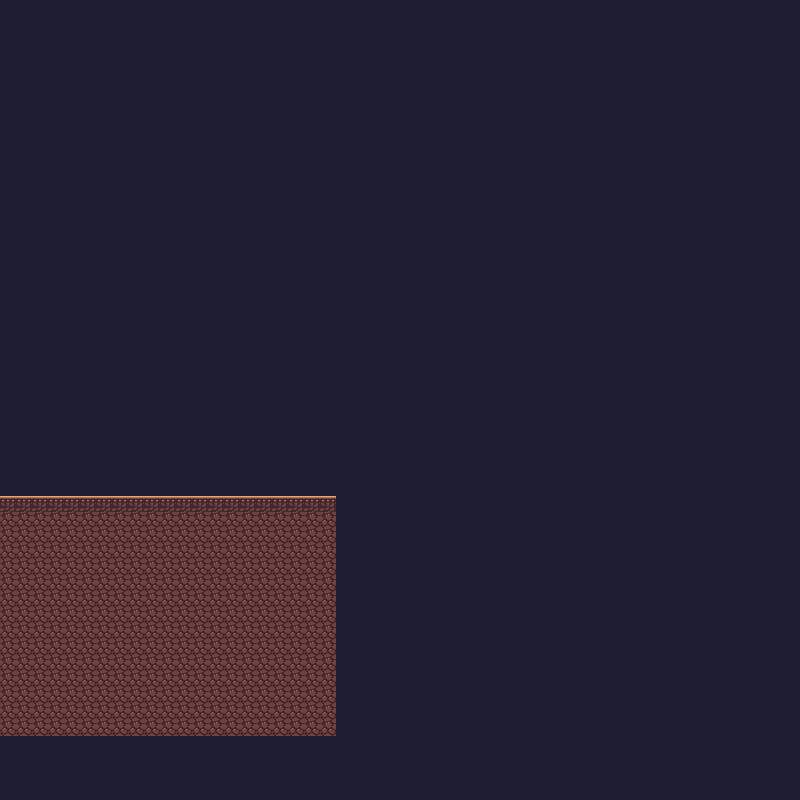

This game map was drawn from its Tiled (.tmx) file and the tilesets committed beside it. A one-line description and the full map source follow:
An orthogonal 50x50 tile map with 16x16 px tiles, 1 tile layer (Map) and 10 objects.

<map version="1.10" tiledversion="1.11.2" orientation="orthogonal" renderorder="right-down" width="50" height="50" tilewidth="16" tileheight="16" infinite="0" nextlayerid="7" nextobjectid="22">
 <tileset firstgid="1" source="testtileset.tsx" />
 <layer id="1" name="Map" width="50" height="50">
  <data encoding="csv">
8,8,8,8,8,8,8,8,8,8,8,8,8,8,8,8,8,8,8,8,8,8,8,8,8,8,8,8,8,8,8,8,8,8,8,8,8,8,8,8,8,8,8,8,8,8,8,8,8,8,
8,8,8,8,8,8,8,8,8,8,8,8,8,8,8,8,8,8,8,8,8,8,8,8,8,8,8,8,8,8,8,8,8,8,8,8,8,8,8,8,8,8,8,8,8,8,8,8,8,8,
8,8,8,8,8,8,8,8,8,8,8,8,8,8,8,8,8,8,8,8,8,8,8,8,8,8,8,8,8,8,8,8,8,8,8,8,8,8,8,8,8,8,8,8,8,8,8,8,8,8,
8,8,8,8,8,8,8,8,8,8,8,8,8,8,8,8,8,8,8,8,8,8,8,8,8,8,8,8,8,8,8,8,8,8,8,8,8,8,8,8,8,8,8,8,8,8,8,8,8,8,
8,8,8,8,8,8,8,8,8,8,8,8,8,8,8,8,8,8,8,8,8,8,8,8,8,8,8,8,8,8,8,8,8,8,8,8,8,8,8,8,8,8,8,8,8,8,8,8,8,8,
8,8,8,8,8,8,8,8,8,8,8,8,8,8,8,8,8,8,8,8,8,8,8,8,8,8,8,8,8,8,8,8,8,8,8,8,8,8,8,8,8,8,8,8,8,8,8,8,8,8,
8,8,8,8,8,8,8,8,8,8,8,8,8,8,8,8,8,8,8,8,8,8,8,8,8,8,8,8,8,8,8,8,8,8,8,8,8,8,8,8,8,8,8,8,8,8,8,8,8,8,
8,8,8,8,8,8,8,8,8,8,8,8,8,8,8,8,8,8,8,8,8,8,8,8,8,8,8,8,8,8,8,8,8,8,8,8,8,8,8,8,8,8,8,8,8,8,8,8,8,8,
8,8,8,8,8,8,8,8,8,8,8,8,8,8,8,8,8,8,8,8,8,8,8,8,8,8,8,8,8,8,8,8,8,8,8,8,8,8,8,8,8,8,8,8,8,8,8,8,8,8,
8,8,8,8,8,8,8,8,8,8,8,8,8,8,8,8,8,8,8,8,8,8,8,8,8,8,8,8,8,8,8,8,8,8,8,8,8,8,8,8,8,8,8,8,8,8,8,8,8,8,
8,8,8,8,8,8,8,8,8,8,8,8,8,8,8,8,8,8,8,8,8,8,8,8,8,8,8,8,8,8,8,8,8,8,8,8,8,8,8,8,8,8,8,8,8,8,8,8,8,8,
8,8,8,8,8,8,8,8,8,8,8,8,8,8,8,8,8,8,8,8,8,8,8,8,8,8,8,8,8,8,8,8,8,8,8,8,8,8,8,8,8,8,8,8,8,8,8,8,8,8,
8,8,8,8,8,8,8,8,8,8,8,8,8,8,8,8,8,8,8,8,8,8,8,8,8,8,8,8,8,8,8,8,8,8,8,8,8,8,8,8,8,8,8,8,8,8,8,8,8,8,
8,8,8,8,8,8,8,8,8,8,8,8,8,8,8,8,8,8,8,8,8,8,8,8,8,8,8,8,8,8,8,8,8,8,8,8,8,8,8,8,8,8,8,8,8,8,8,8,8,8,
8,8,8,8,8,8,8,8,8,8,8,8,8,8,8,8,8,8,8,8,8,8,8,8,8,8,8,8,8,8,8,8,8,8,8,8,8,8,8,8,8,8,8,8,8,8,8,8,8,8,
8,8,8,8,8,8,8,8,8,8,8,8,8,8,8,8,8,8,8,8,8,8,8,8,8,8,8,8,8,8,8,8,8,8,8,8,8,8,8,8,8,8,8,8,8,8,8,8,8,8,
8,8,8,8,8,8,8,8,8,8,8,8,8,8,8,8,8,8,8,8,8,8,8,8,8,8,8,8,8,8,8,8,8,8,8,8,8,8,8,8,8,8,8,8,8,8,8,8,8,8,
8,8,8,8,8,8,8,8,8,8,8,8,8,8,8,8,8,8,8,8,8,8,8,8,8,8,8,8,8,8,8,8,8,8,8,8,8,8,8,8,8,8,8,8,8,8,8,8,8,8,
8,8,8,8,8,8,8,8,8,8,8,8,8,8,8,8,8,8,8,8,8,8,8,8,8,8,8,8,8,8,8,8,8,8,8,8,8,8,8,8,8,8,8,8,8,8,8,8,8,8,
8,8,8,8,8,8,8,8,8,8,8,8,8,8,8,8,8,8,8,8,8,8,8,8,8,8,8,8,8,8,8,8,8,8,8,8,8,8,8,8,8,8,8,8,8,8,8,8,8,8,
8,8,8,8,8,8,8,8,8,8,8,8,8,8,8,8,8,8,8,8,8,8,8,8,8,8,8,8,8,8,8,8,8,8,8,8,8,8,8,8,8,8,8,8,8,8,8,8,8,8,
8,8,8,8,8,8,8,8,8,8,8,8,8,8,8,8,8,8,8,8,8,8,8,8,8,8,8,8,8,8,8,8,8,8,8,8,8,8,8,8,8,8,8,8,8,8,8,8,8,8,
8,8,8,8,8,8,8,8,8,8,8,8,8,8,8,8,8,8,8,8,8,8,8,8,8,8,8,8,8,8,8,8,8,8,8,8,8,8,8,8,8,8,8,8,8,8,8,8,8,8,
8,8,8,8,8,8,8,8,8,8,8,8,8,8,8,8,8,8,8,8,8,8,8,8,8,8,8,8,8,8,8,8,8,8,8,8,8,8,8,8,8,8,8,8,8,8,8,8,8,8,
8,8,8,8,8,8,8,8,8,8,8,8,8,8,8,8,8,8,8,8,8,8,8,8,8,8,8,8,8,8,8,8,8,8,8,8,8,8,8,8,8,8,8,8,8,8,8,8,8,8,
8,8,8,8,8,8,8,8,8,8,8,8,8,8,8,8,8,8,8,8,8,8,8,8,8,8,8,8,8,8,8,8,8,8,8,8,8,8,8,8,8,8,8,8,8,8,8,8,8,8,
8,8,8,8,8,8,8,8,8,8,8,8,8,8,8,8,8,8,8,8,8,8,8,8,8,8,8,8,8,8,8,8,8,8,8,8,8,8,8,8,8,8,8,8,8,8,8,8,8,8,
8,8,8,8,8,8,8,8,8,8,8,8,8,8,8,8,8,8,8,8,8,8,8,8,8,8,8,8,8,8,8,8,8,8,8,8,8,8,8,8,8,8,8,8,8,8,8,8,8,8,
8,8,8,8,8,8,8,8,8,8,8,8,8,8,8,8,8,8,8,8,8,8,8,8,8,8,8,8,8,8,8,8,8,8,8,8,8,8,8,8,8,8,8,8,8,8,8,8,8,8,
8,8,8,8,8,8,8,8,8,8,8,8,8,8,8,8,8,8,8,8,8,8,8,8,8,8,8,8,8,8,8,8,8,8,8,8,8,8,8,8,8,8,8,8,8,8,8,8,8,8,
8,8,8,8,8,8,8,8,8,8,8,8,8,8,8,8,8,8,8,8,8,8,8,8,8,8,8,8,8,8,8,8,8,8,8,8,8,8,8,8,8,8,8,8,8,8,8,8,8,8,
9,9,9,9,9,9,9,9,9,9,9,9,9,9,9,9,9,9,9,9,9,8,8,8,8,8,8,8,8,8,8,8,8,8,8,8,8,8,8,8,8,8,8,8,8,8,8,8,8,8,
14,14,14,14,14,14,14,14,14,14,14,14,14,14,14,14,14,14,14,14,14,8,8,8,8,8,8,8,8,8,8,8,8,8,8,8,8,8,8,8,8,8,8,8,8,8,8,8,8,8,
14,14,14,14,14,14,14,14,14,14,14,14,14,14,14,14,14,14,14,14,14,8,8,8,8,8,8,8,8,8,8,8,8,8,8,8,8,8,8,8,8,8,8,8,8,8,8,8,8,8,
14,14,14,14,14,14,14,14,14,14,14,14,14,14,14,14,14,14,14,14,14,8,8,8,8,8,8,8,8,8,8,8,8,8,8,8,8,8,8,8,8,8,8,8,8,8,8,8,8,8,
14,14,14,14,14,14,14,14,14,14,14,14,14,14,14,14,14,14,14,14,14,8,8,8,8,8,8,8,8,8,8,8,8,8,8,8,8,8,8,8,8,8,8,8,8,8,8,8,8,8,
14,14,14,14,14,14,14,14,14,14,14,14,14,14,14,14,14,14,14,14,14,8,8,8,8,8,8,8,8,8,8,8,8,8,8,8,8,8,8,8,8,8,8,8,8,8,8,8,8,8,
14,14,14,14,14,14,14,14,14,14,14,14,14,14,14,14,14,14,14,14,14,8,8,8,8,8,8,8,8,8,8,8,8,8,8,8,8,8,8,8,8,8,8,8,8,8,8,8,8,8,
14,14,14,14,14,14,14,14,14,14,14,14,14,14,14,14,14,14,14,14,14,8,8,8,8,8,8,8,8,8,8,8,8,8,8,8,8,8,8,8,8,8,8,8,8,8,8,8,8,8,
14,14,14,14,14,14,14,14,14,14,14,14,14,14,14,14,14,14,14,14,14,8,8,8,8,8,8,8,8,8,8,8,8,8,8,8,8,8,8,8,8,8,8,8,8,8,8,8,8,8,
14,14,14,14,14,14,14,14,14,14,14,14,14,14,14,14,14,14,14,14,14,8,8,8,8,8,8,8,8,8,8,8,8,8,8,8,8,8,8,8,8,8,8,8,8,8,8,8,8,8,
14,14,14,14,14,14,14,14,14,14,14,14,14,14,14,14,14,14,14,14,14,8,8,8,8,8,8,8,8,8,8,8,8,8,8,8,8,8,8,8,8,8,8,8,8,8,8,8,8,8,
14,14,14,14,14,14,14,14,14,14,14,14,14,14,14,14,14,14,14,14,14,8,8,8,8,8,8,8,8,8,8,8,8,8,8,8,8,8,8,8,8,8,8,8,8,8,8,8,8,8,
14,14,14,14,14,14,14,14,14,14,14,14,14,14,14,14,14,14,14,14,14,8,8,8,8,8,8,8,8,8,8,8,8,8,8,8,8,8,8,8,8,8,8,8,8,8,8,8,8,8,
14,14,14,14,14,14,14,14,14,14,14,14,14,14,14,14,14,14,14,14,14,8,8,8,8,8,8,8,8,8,8,8,8,8,8,8,8,8,8,8,8,8,8,8,8,8,8,8,8,8,
14,14,14,14,14,14,14,14,14,14,14,14,14,14,14,14,14,14,14,14,14,4,8,8,8,8,8,8,8,8,8,8,8,8,8,8,8,8,8,8,8,8,8,8,8,8,8,8,8,8,
8,8,8,8,8,8,8,8,8,8,8,8,8,8,8,8,8,8,8,8,8,8,8,8,8,8,8,8,8,8,8,8,8,8,8,8,8,8,8,8,8,8,8,8,8,8,8,8,8,8,
8,8,8,8,8,8,8,8,8,8,8,8,8,8,8,8,8,8,8,8,8,8,8,8,8,8,8,8,8,8,8,8,8,8,8,8,8,8,8,8,8,8,8,8,8,8,8,8,8,8,
8,8,8,8,8,8,8,8,8,8,8,8,8,8,8,8,8,8,8,8,8,8,8,8,8,8,8,8,8,8,8,8,8,8,8,8,8,8,8,8,8,8,8,8,8,8,8,8,8,8,
8,8,8,8,8,8,8,8,8,8,8,8,8,8,8,8,8,8,8,8,8,8,8,8,8,8,8,8,8,8,8,8,8,8,8,8,8,8,8,8,8,8,8,8,8,8,8,8,8,8
</data>
 </layer>
 <objectgroup id="2" name="Collision">
  <object id="9" x="0" y="496" width="336" height="240" />
  <object id="16" x="576" y="224" width="112" height="112" />
  <object id="17" x="490" y="50" />
  <object id="18" x="496" y="416" />
  <object id="19" x="704" y="592" />
  <object id="20" x="416" y="656" />
  <object id="21" x="496" y="528" width="96" height="64" />
 </objectgroup>
 <objectgroup id="3" name="Interactive">
  <object id="13" x="112" y="128" width="144" height="112" />
  <object id="14" x="336" y="320" width="80" height="48" />
  <object id="15" x="548" y="666" />
 </objectgroup>
 <objectgroup id="6" name="other layer" />
</map>
